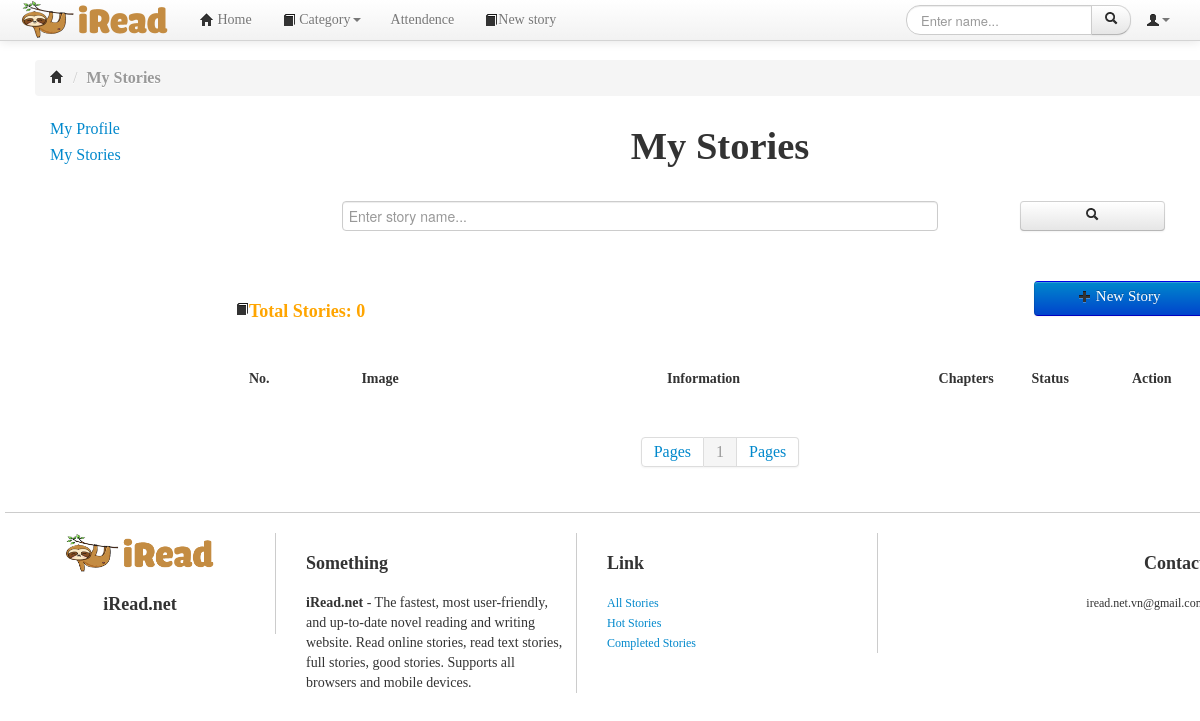
/mystories.php (signed in), run on an earlier commit of the app's database.
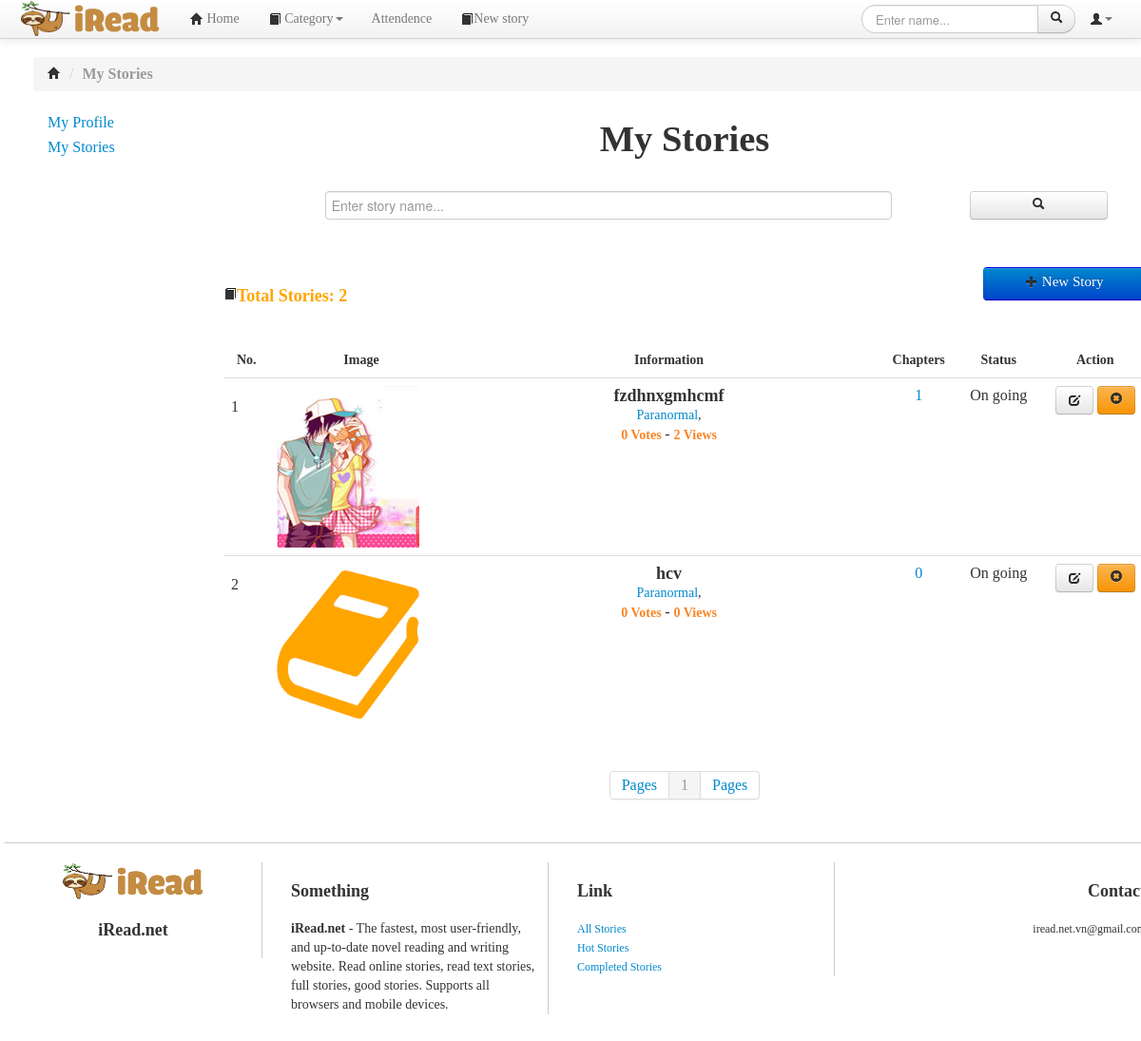
And on a later commit of the database.
### tables this page shows
CREATE TABLE `story` (
  `storyID` int(10) NOT NULL,
  `storyName` varchar(200) NOT NULL,
  `memberID` int(20) DEFAULT NULL,
  `description` mediumtext DEFAULT NULL,
  `image` varchar(500) DEFAULT NULL,
  `viewNumber` int(11) NOT NULL DEFAULT 0,
  `voteNumber` int(11) NOT NULL DEFAULT 0,
  `status` varchar(20) NOT NULL DEFAULT 'On going'
);

CREATE TABLE `story_category` (
  `storyCatID` int(11) NOT NULL,
  `storyID` int(11) NOT NULL,
  `categoryID` int(11) NOT NULL
);

CREATE TABLE `category` (
  `categoryID` int(11) NOT NULL,
  `categoryName` varchar(50) NOT NULL
);

### db.php (called while the page is built, shortened)
<?php
	$hostname='localhost';
	$username='root';
	$password='';
	$dbname='final_project';
	$port=3306;
	function query($sql)
	{
		global $hostname;
		global $username;
		global $password;
		global $dbname;
		global $port;
		$conn = new mysqli($hostname, $username, $password, $dbname, $port);
		$result = $conn->query($sql);
		$rows = mysqli_fetch_all($result);
		return $rows;
	}
	function decryptString($string)
	{
		$string = str_replace('!1$#5', '"', $string);
		$string = str_replace("^-&~5", "'", $string);
		return($string);
	}
?>

### mystories.php (the view, shortened to what this page needs)
<!DOCTYPE html>
<html lang="vi">
<head>
<link href="css/bootstrap.min.css" rel="stylesheet">
<link href="css/bootstrap-responsive.css" rel="stylesheet">
<link href="css/yamm.css" rel="stylesheet">
<link href="css/style.css" rel="stylesheet">
<link href="css/chosen.css" rel="stylesheet">
</head>
<?php
	require_once("./db.php");
    if(!isset($_SESSION['username'])){
?>
    	<script >
			alert ("You must login to access this page!");
			window.location.replace("./login.php");
		</script>
<?php
	}else{
		$sql = "SELECT * FROM member WHERE username='" .$_SESSION['username'] . "'";
		$row = query($sql);
		$memberID = $row[0][0];
		$sql1 = "SELECT * FROM story WHERE memberID='" .$memberID . "'";
		$row1 = query($sql1);
		$total = count($row1);
	}
?>
<body>
<?php
	require_once("./headers/common_header.php");
?>
<div class="container">
<div class="container-fluid">
	<div class="row">
		<div class="span12 row wrapper">
			<ul class="breadcrumb">
				<li>
					<div itemscope>
						<a href="./home.php" itemprop="url"><i class="icon-home"></i></a>
						<span class="divider">/</span>
					</div>
				</li>
				<li class="active"><strong>My Stories</strong></li>
			</ul>
			<div class="row wrapper">
				<?php
				require_once("./lefts/member_left.php");
			?>
				<div class="span10">
						<h1 style="text-align: center;margin-top: 10px;">My Stories</h1>
						<div style =" width: 100%; text-align: center;" >
							<form action="mystories.php" method="POST">
							<?php
								if(!isset($_POST['search']) || $_POST['search'] == ""){
							?>
								<input type="text" name="search" class=" " placeholder="Enter story name..." style =" width: 60%; margin-top: 25px;margin-left: 25px;">
							<?php
							}else{
							?>
								<input type="text" name="search" class=" " placeholder="Enter story name..." value="<?=$search?>" style =" width: 60%; margin-top: 25px;margin-left: 25px;">
							<?php
							}
							?>
								<button class="btn" type="submit" name="search_story" style="float: right; margin-top: 25px; margin-right: 40px; width: 15%"><i class="icon-search"></i></button>
							</form>
						</div>
						<ul class="nav" style="margin-top: 40px; margin-bottom: 40px">
							<li class="disable" style="float:left;width: 50%; color: Orange;">
								<?php
									if($_SERVER['REQUEST_METHOD'] == 'POST' && isset($_POST['search']) && $_POST['search'] != ""){
								?>
										<h2><i class="icon-book icon-large"></i>Search Results: <?=$total_search?></h2>
								<?php
									}else{
								?>
									<h2><i class="icon-book icon-large"></i>Total Stories: <?=$total?></h2>
								<?php
									}
								?>
							</li>
							<li style="float: right;width: 50%"><a href="./newstory.php?" style="width: 30%; height: auto; min-height: 25px; float: right; font-size: 15px; background-color: blue"  class="btn btn-primary"><i class="icon-plus icon-large"></i> New Story</a></li>
						</ul>
						<div class="table-responsive" style="margin-top: 120px; width:100%">
						<table class="table" style="width: 100%">
							<thead>
								<tr >
								<th style="text-align: center; font-size: 14px; width: 5%;">No.</th>
								<th style="text-align: center; font-size: 14px; width: 20%;">Image</th>
								<th style="text-align: center; font-size: 14px; width: 47%;">Information</th>
								<th style="text-align: center; font-size: 14px; width: 7%;">Chapters</th>
								<th style="text-align: center; font-size: 14px; width: 10%;">Status</th>
								<th style="text-align: center; font-size: 14px; width: 11%;">Action</th>
								</tr>
							</thead>
							<tbody>
							<?php
								$allrow = count($row1);
								$pagesize = 5;
								$allpage = 1;
								if($allrow % $pagesize == 0){
									$allpage = $allrow / $pagesize;
								}else{
									$allpage = (int)($allrow / $pagesize) + 1;
								}
								$beginrow = 1;
								$currentpage = 1;
								if((!isset($_GET['currentpage'])) || ($_GET['currentpage'] == '1'))
								{
									$beginrow = 0;
									$currentpage = 1;
								}else{
									$beginrow = ($_GET['currentpage'] - 1) * $pagesize;
									$currentpage = $_GET['currentpage'];
								}
								$sql2= "SELECT * FROM story WHERE memberID='" .$memberID . "' LIMIT {$beginrow} , {$pagesize}";
								$row2=query($sql2);
								for($i=0; $i < count($row2); $i++)
								{
									$storyID = $row2[$i][0];
									$storyName = $row2[$i][1];
									$storyImage = $row2[$i][4];
									$viewNumber = $row2[$i][5];
									$voteNumber = $row2[$i][6];
							?>
								<tr>
									<td style="padding-top: 20px; width: 5%;"><?=$i+1?></td>
									<td class="nav-list name_list" style="width: 20%">
										<div class="media truyen-item">
											<a class="pull-left" href="chapterlist.php?storyID=<?=$row2[$i][0]?>">
												<img class="media-object" alt="<?=$row2[$i][1]?>" style="width: 150px; height: 170px;" src="img/<?=$storyImage?>">
											</a>
										</div>
									</td>
									<td style="width: 47%">
										<div  style="text-align: center; width: 100%">
											<div class="media-body">
												<a href="chapterlist.php?storyID=<?=$storyID?>"><h2 class="media-heading" style="font-size: 18px;line-height:20px;margin: 0;padding: 0;font-weight: bold;color:#333333;"><?=decryptString($storyName)?></h2></a>
												<?php
													$sql3 = "Select * from category INNER JOIN story_category ON category.categoryID = story_category.categoryID WHERE storyID='" .$storyID . "'";
													$row3 = query($sql3);
													for ($j=0; $j < count($row3);$j++)
													{
												?>
														<span class="list-category" style="font-size: 14px; text-align: justify;">
															<span><a href="./storybycat.php?categoryID=<?=$row3[$j][0]?>"><?=$row3[$j][1]?></a></span>,
														</span>
												<?php
													}
												?>
											</div>
											<span itemprop="votes" style="color: #FA8424; font-size: 14px"><b> <?=$voteNumber?> Votes</b>
											</span> -
											<span itemprop="rating" style="color: #FA8424;font-size: 14px"><b> <?=$viewNumber?> Views</b>
											</span>
										</div>
									</td>
									<td style="width: 7%; text-align: center;">
									<?php
										$sql4 = "SELECT * FROM chapter WHERE storyID='" .$storyID . "'";
										$row4 = query($sql4);
										echo('<a href="./chapterlist.php?storyID='.$storyID.'" >'.count($row4).'</a>');
									?>
									</td>
									<td style="width: 10%; text-align: center;"><?=$row2[$i][7]?></td>
									<td style="width: 11%; text-align: center; ">
										<a href="editstory.php?storyID=<?=$storyID?>" class="btn"><i class="icon-edit"></i></a>
										<button type="button" name="btn_delete" id="btn_delete<?=$storyID?>" class="btn btn-warning" data-toggle="modal" data-target="#delete_confirm<?=$storyID?>"><i class="icon-remove-sign"></i>
											</button>
									</td>
								</tr>
							<?php
								}
							?>
							</tbody>
						</table>
						</div>
					<div class="paging">
						<div class="pagination pagination-centered">
						<ul>
							<li class="disable"><a href="">Pages</a></li>
							<?php
							for($i = 1; $i <= $allpage; $i++)
							{
								if($currentpage == $i){
								?>
									<li class="active"><a href=""><?=$i?></a></li>
								<?php
								}else{
							?>
									<li class="disable"><a href="mystories.php?currentpage=<?=$i?>"><?php echo $i ." "; ?></a></li>
							<?php
								}
							}
							?>
							<li class="disable"><a href="">Pages</a></li>
						</ul>
						</div>
					</div>
			</div>
			<div class="clearfix"></div>
			<?php
			require_once("./footers/footer.php");
		?>
		</div>
	</div>
</div>
</div>
</body>
</html>

### headers/common_header.php (shortened to what this page needs)
<?php
$sql1 = "SELECT * FROM member WHERE username = '" .$_SESSION['username'] . "'";
$row1 = query($sql1);
?>
<div class="yamm navbar navbar-fixed-top">
	<div class="navbar-inner">
		<div class="container">
			<a class="brand iread-logo" href="home.php"></a>
			<div class="nav-collapse">
				<ul class="nav">
					<li class="disable"><a href="home.php"><i class="icon-home"></i> Home</a></li>
					<li class="dropdown">
						<a href="javascript:" class="dropdown-toggle" data-toggle="dropdown"><i class="icon-book"></i> Category<b class="caret"></b></a>
					</li>
					<li><a href="#check_attendance" data-toggle="modal"><i class=" fa fa-calendar-check-o" aria-hidden="true"></i> Attendence</a></li>
					<li><a href="./newstory.php"><i class="icon-book"></i>New story</a></li>
				</ul>
				<ul class="nav pull-right">
					<li class="dropdown">
						<a href="#" class="dropdown-toggle" data-toggle="dropdown"><i class="icon-user"></i><b class="caret"></b></a>
					</li>
				</ul>
				<form class="navbar-search form-search pull-right" action="search.php" method="GET">
					<div class="input-append">
						<input type="text" name="search" class="search-query span2" placeholder="Enter name...">
						<button class="btn" type="submit" name="search_home" value=""><i class="icon-search"></i></button>
					</div>
				</form>
			</div>
		</div>
	</div>
</div>

### lefts/member_left.php (shortened to what this page needs)
<div class="span2 YY" style="background-color: white">
	<ul class="nav nav-list">
		<li class="hot" style="background-color: white"><a href="./profile.php" tppabs=" ">My Profile</a></li>
		<li class="hot"><a href="./mystories.php">My Stories</a></li>
	</ul>
</div>

### footers/footer.php (shortened to what this page needs)
	<hr/>
	<div class="row footer">
		<div class="inner span3" style="text-align: center">
		<?php
			if($_SESSION['role'] == "admin"){
		?>
				<img src="../img/Logo_index.png" style="width: 60%"><h2>iRead.net</h2>
		<?php
			}else{
		?>
				<img src="./img/Logo_index.png" style="width: 60%"><h2>iRead.net</h2>
		<?php
			}
		?>
		</div>
		<div class="inner span3" ><h2>Something</h2>
			<div style="padding-right: 10px;font-size: 14px;"><b>
				iRead.net </b> - The fastest, most user-friendly, and up-to-date novel reading and writing website. Read online stories, read text stories, full stories, good stories. Supports all browsers and mobile devices.
			</div>
		</div>
		<div class="inner span3 "><h2>Link</h2>
			<ul>
				<li class="hot"><a href="./home.php" tppabs=" ">All Stories</a></li>
				<li class="hot"><a href="./hotstory.php">Hot Stories</a></li>
				<li class="rd"><a href="./completed.php">Completed Stories</a></li>
			</ul>
		</div>
		<div class="right-inner span3"><h2>Contact</h2>
		iread.net.vn@gmail.com
		</div>
	</div>
</div>

### css/yamm.css (style rules this page uses)
.yamm .nav,.yamm .dropup,.yamm .dropdown,.yamm .collapse { position:static; }
.yamm .navbar-inner,.yamm .container { position:relative; }

### css/style.css (style rules this page uses)
body { position:relative;background:white;font-family:Verdana,"Times New Roman",sans-serif; font-size: 14px; }
.brand.iread-logo { overflow:hidden;text-indent:-99999px;background:url('../img/Logo_index.png') 0 0 no-repeat;padding:0;width:160px;height:40px;margin:0 10px 0 0;background-size:160px 40px; }
.list_index li a,.name_list a { color:#000000; }
hr { border-top:0px solid #bbb;border-bottom:1px solid #ccc; }
.list-category span:after { content:", "; }
.list-category span:last-child:after { content:""; }
#noidungtruyen h1,h2 { font-size:18px; }
.wrapper { font-size:16px; }
.footer { font-size:12px; }
.footer .inner { float:left;border-right:1px solid #ccc; }
.footer .right-inner { float:right;text-align:right;width:auto; }
.footer ul { margin:0; }
.footer li { display:block; }
.dropdown { position: relative; display: inline-block; }
.table-responsive { display: block; width: 100%; overflow-x: auto; -webkit-overflow-scrolling: touch; -ms-overflow-style: -ms-autohiding-scrollbar; }

### mystories.php (style rules this page uses)
body { padding-top:60px;padding-bottom:40px;height:auto; }

What changed in the data, as far as the page shows it:
added story: image (picture), storyName "fzdhnxgmhcmf", voteNumber "0", viewNumber "2", count($row4) "1", status "On going"
added story_category: categoryID.categoryName "Paranormal", shown under "fzdhnxgmhcmf"
added story: image (placeholder picture), storyName "hcv", voteNumber "0", viewNumber "0", count($row4) "0", status "On going"
added story_category: categoryID.categoryName "Paranormal", shown under "hcv"
Also different on the page:
$total: "0" → "2"
